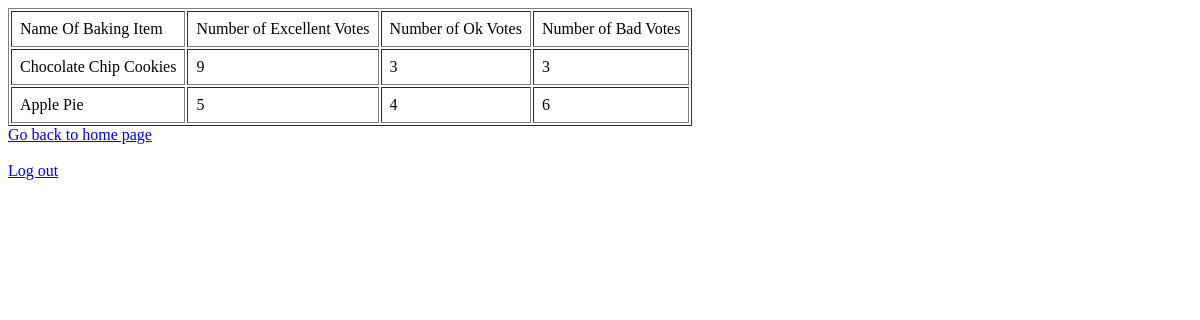
/myContestResults (signed in), run on an earlier commit of the app's database.
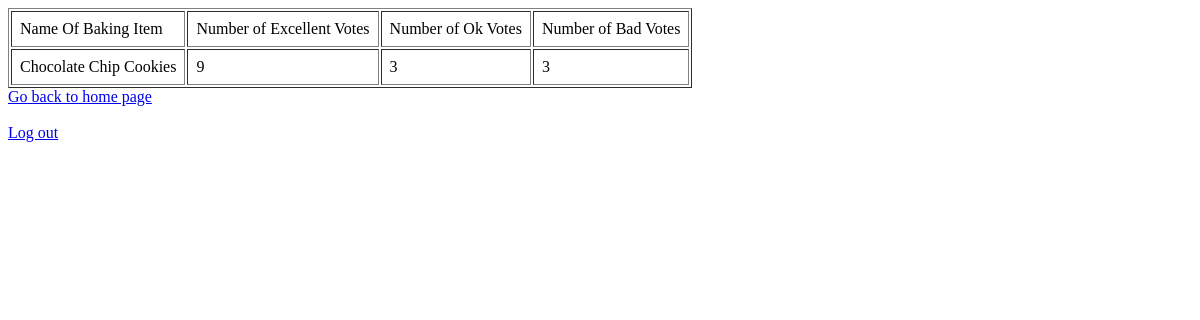
And on a later commit of the database.
### tables this page shows
CREATE TABLE Contest (
                    Eid INTEGER PRIMARY KEY AUTOINCREMENT,
                    Uid INTEGER NOT NULL,
                    BakingItemName TEXT NOT NULL,
                    NumOfExcellentVotes INTEGER NOT NULL,
                    NumOfOkVotes INTEGER NOT NULL,
                    NumOfBadVotes INTEGER NOT NULL,
                    FOREIGN KEY (Uid) REFERENCES Users(Uid)
                        ON DELETE CASCADE ON UPDATE CASCADE
                    );

### flaskPages.py (the view)
@app.route('/myContestResults')
def MyContestResults():
    if not session.get('logged_in'):
        return render_template('login.html')
    else:
        conn = sqlite3.connect('usersAndContest.db')
        cur = conn.cursor()
        cur.execute('SELECT BakingItemName, NumOfExcellentVotes, NumOfOkVotes, NumOfBadVotes FROM Contest WHERE Uid = (SELECT Uid FROM Users WHERE Name = ?)', (session['name'],))
        myContestResults = cur.fetchall()
        conn.close()
        return render_template('myContestResults.html', tableData = myContestResults)

### templates/myContestResults.html (shortened to what this page needs)
<!DOCTYPE html>
<html lang="en">
    <head>
    </head>
    <body>
        <table border="1" cellpadding="8">
            <tr>
                <td>Name Of Baking Item</td>
                <td>Number of Excellent Votes</td>
                <td>Number of Ok Votes</td>
                <td>Number of Bad Votes</td>
            </tr>
            {% for row in tableData %}
            <tr>
                {% for cell in row %}
                <td>{{ cell }}</td>
                {% endfor %}
            </tr>
            {% endfor %}
        </table>
        <a href="/">Go back to home page</a><br><br>
        <a href="/logout">Log out</a>
    </body>
</html>

What changed in the data, as far as the page shows it:
removed Contest: BakingItemName "Apple Pie", row "5" "4" "6"
